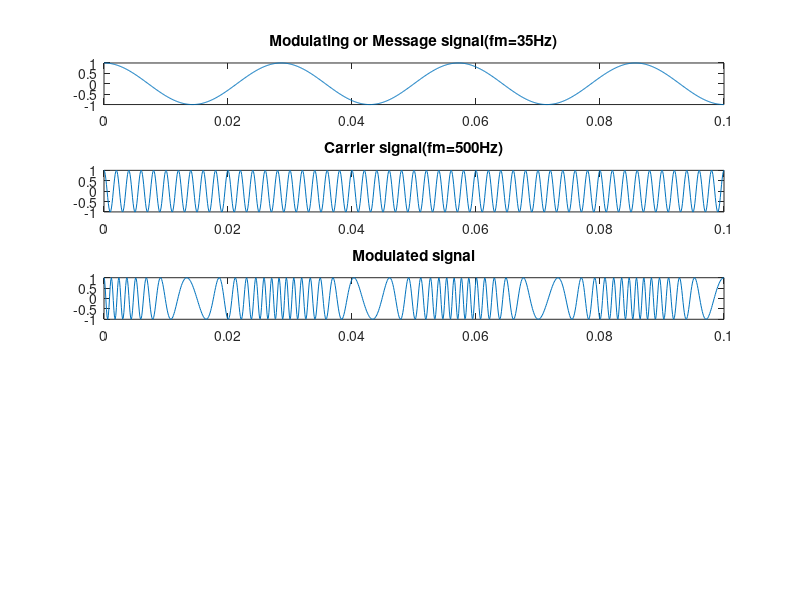

This chart was generated by the following MATLAB code:
% The frequency modulation (FM) waveform in time and frequency domain %
%fm=35HZ; fc=500HZ; Am=1V; Ac=1V; B=10;
fs=10000; 
Ac=1; 
Am=1; 
fm=35; 
fc=500;
B=10;   
t=(0:0.1*fs)/fs; 
wc=2*pi*fc;
wm=2*pi*fm; 
m_t=Am*cos(wm*t);
subplot(5,1,1);
plot(t,m_t); 
title('Modulating or Message signal(fm=35Hz)');
c_t=Ac*cos(wc*t); 
subplot(5,1,2); 
plot(t,c_t); 
title('Carrier signal(fm=500Hz)');
s_t=Ac*cos((wc*t)+B*sin(wm*t));
subplot(5,1,3); 
plot(t,s_t);
title('Modulated signal');
